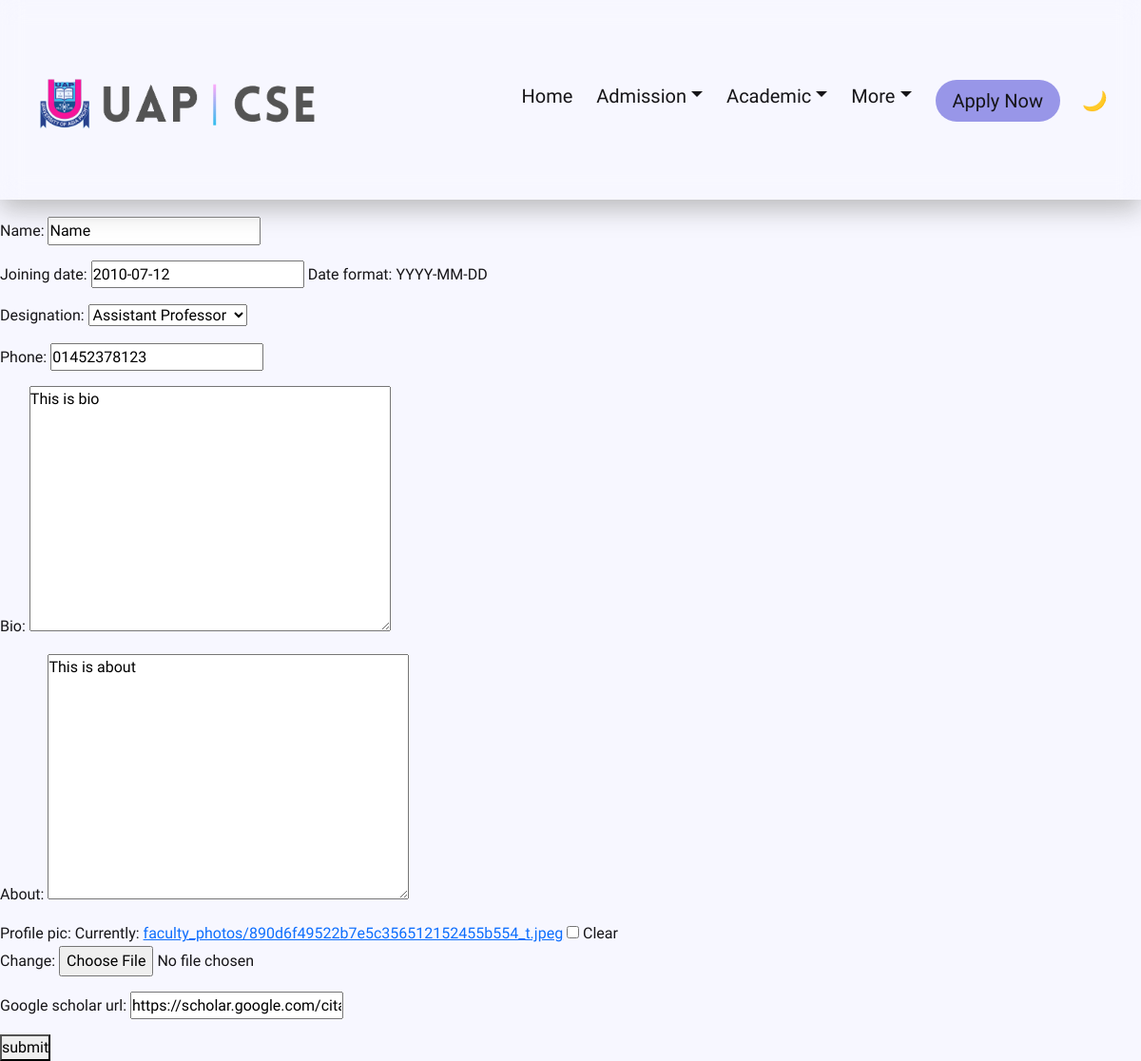
The app's page /update-faculty/1 (signed in), older data.
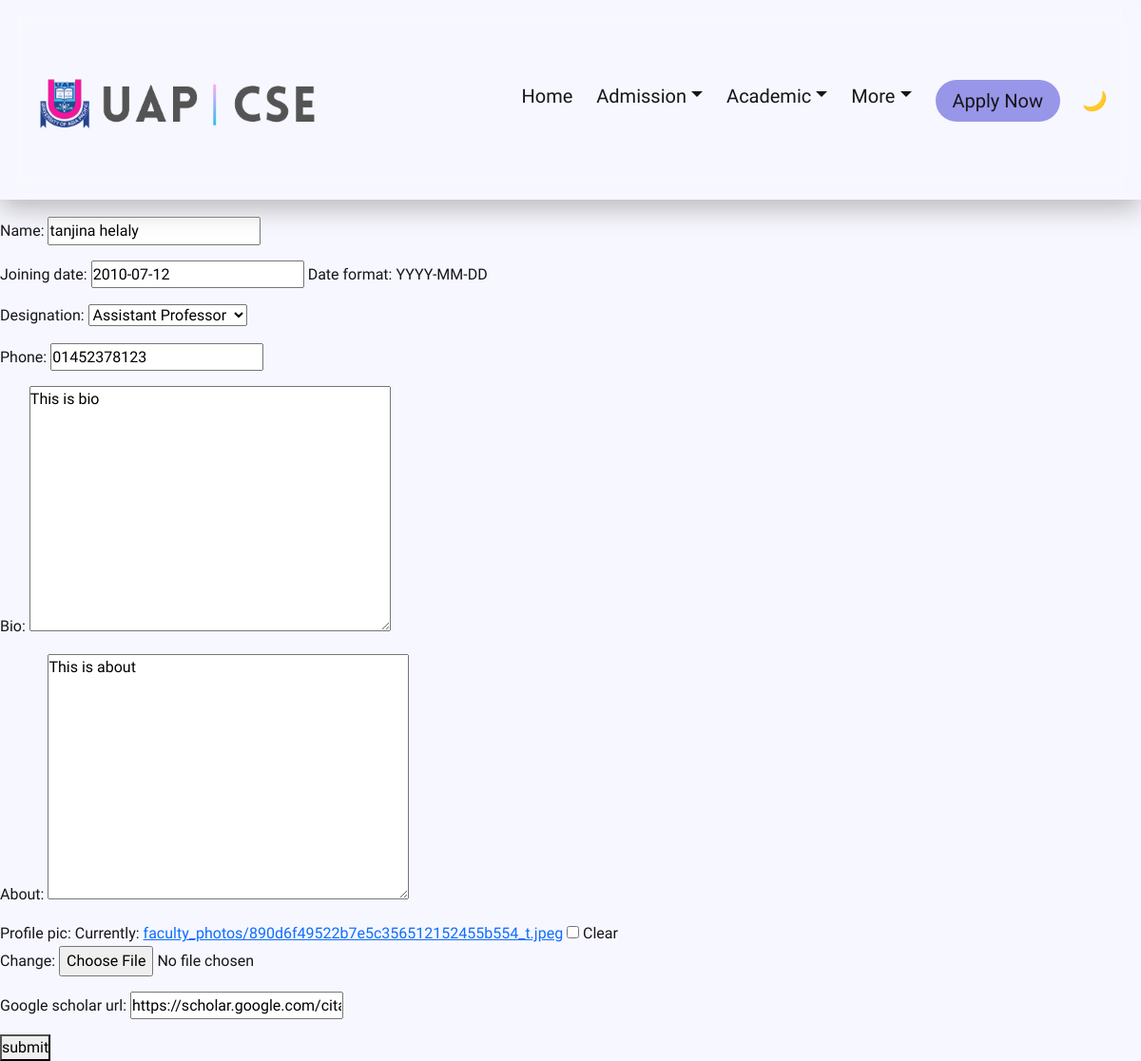
The same page, newer data.
### faculty/models.py (models this page shows, shortened)
class Faculty(models.Model):
    DESIGNATION_CHOICES = [
        ('PROF', 'Professor'),
        ('ASSO_PROF', 'Associate Professor'),
        ('ASSI_PROF', 'Assistant Professor'),
        ('LECT', 'Lecturer'),
        ('TA', 'Teaching Assistant'),
    ]
    user = models.OneToOneField(User, on_delete=models.CASCADE)
    name = models.CharField(max_length=50, default="Name")
    designation = models.CharField(max_length=20, choices=DESIGNATION_CHOICES, null=True)
    phone = models.CharField(max_length=11)
    bio = models.TextField(max_length=200)
    about = models.TextField(max_length=1000)
    profile_pic = models.ImageField(upload_to='faculty_photos/', null=True, blank=True)
    joining_date = models.DateField(null=True)
    google_scholar_url = models.URLField(max_length=255, blank=True, null=True)

### faculty/views.py (the view)
# urls.py: path('update-faculty/<int:pk>', views.update_faculty, name='update-faculty'),
@login_required
def update_faculty(request, pk):
    p = Faculty.objects.get(pk=pk)
    if request.method == 'POST':
        form = UpdateForm(request.POST, request.FILES, instance=p)
        if form.is_valid():
            form.save()
            messages.success(request, "Profile updated successfully!")
            return redirect('update')
    else:
        form = UpdateForm(instance=p)
    return render(request, 'forms.html', {'form': form})

### faculty/forms.py
class UpdateForm(forms.ModelForm):
    class Meta:
        model = Faculty
        fields = [
            'name',
            'joining_date',
            'designation',
            'phone',
            'bio',
            'about',
            'profile_pic',
            'google_scholar_url',
        ]
        help_texts = {
            'joining_date': 'Date format: YYYY-MM-DD',
        }

### templates/forms.html (shortened to what this page needs)
{% extends "base.html" %}
{% load static %}
{% block head %}
    <link rel="stylesheet" href="{% static 'css/faculty.css' %}">
    <link rel="stylesheet" href="{% static 'css/global.css' %}">
{% endblock %}
{% block content %}
<form method="POST" enctype="multipart/form-data">
    {{ form.as_p }}
    <button type="submit" value="ok">submit</button>
</form>
{% endblock %}

Row changes from the older to the newer data that the page shows:
changed Faculty "Assistant Professor": name "Name" → "tanjina helaly"
